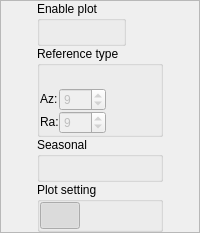
            <widget class="QFrame" name="frame_4">
             <property name="sizePolicy">
              <sizepolicy hsizetype="Fixed" vsizetype="Fixed">
               <horstretch>0</horstretch>
               <verstretch>0</verstretch>
              </sizepolicy>
             </property>
             <property name="frameShape">
              <enum>QFrame::StyledPanel</enum>
             </property>
             <property name="frameShadow">
              <enum>QFrame::Raised</enum>
             </property>
             <layout class="QGridLayout" name="gridLayout_15">
              <property name="leftMargin">
               <number>0</number>
              </property>
              <property name="topMargin">
               <number>0</number>
              </property>
              <property name="rightMargin">
               <number>0</number>
              </property>
              <property name="bottomMargin">
               <number>0</number>
              </property>
              <property name="spacing">
               <number>0</number>
              </property>
              <item row="4" column="0">
               <widget class="QGroupBox" name="groupBox_13">
                <property name="sizePolicy">
                 <sizepolicy hsizetype="Preferred" vsizetype="Fixed">
                  <horstretch>0</horstretch>
                  <verstretch>0</verstretch>
                 </sizepolicy>
                </property>
                <property name="title">
                 <string>Seasonal</string>
                </property>
                <layout class="QFormLayout" name="formLayout_3">
                 <property name="formAlignment">
                  <set>Qt::AlignLeading|Qt::AlignLeft|Qt::AlignTop</set>
                 </property>
                 <property name="horizontalSpacing">
                  <number>0</number>
                 </property>
                 <property name="verticalSpacing">
                  <number>0</number>
                 </property>
                 <property name="leftMargin">
                  <number>0</number>
                 </property>
                 <property name="topMargin">
                  <number>0</number>
                 </property>
                 <property name="rightMargin">
                  <number>0</number>
                 </property>
                 <property name="bottomMargin">
                  <number>0</number>
                 </property>
                 <item row="0" column="0">
                  <layout class="QGridLayout" name="gridLayout_12">
                   <property name="spacing">
                    <number>0</number>
                   </property>
                   <item row="0" column="1">
                    <widget class="QPushButton" name="tab_tempuw_push_button_remove_seasonal_after_tu">
                     <property name="sizePolicy">
                      <sizepolicy hsizetype="Fixed" vsizetype="Fixed">
                       <horstretch>0</horstretch>
                       <verstretch>0</verstretch>
                      </sizepolicy>
                     </property>
                     <property name="maximumSize">
                      <size>
                       <width>50</width>
                       <height>50</height>
                      </size>
                     </property>
                     <property name="toolTip">
                      <string>Remove seasonal after temporal unwrapping</string>
                     </property>
                     <property name="toolTipDuration">
                      <number>3000</number>
                     </property>
                     <property name="text">
                      <string/>
                     </property>
                     <property name="icon">
                      <iconset resource="../../../resources/qrc/icons_128.qrc">
                       <normaloff>:/icons/128/process_remove_seasonal_after_gray.png</normaloff>
                       <activeon>:/icons/128/process_remove_seasonal_after_blue.png</activeon>:/icons/128/process_remove_seasonal_after_gray.png</iconset>
                     </property>
                     <property name="iconSize">
                      <size>
                       <width>28</width>
                       <height>28</height>
                      </size>
                     </property>
                     <property name="checkable">
                      <bool>true</bool>
                     </property>
                     <property name="flat">
                      <bool>true</bool>
                     </property>
                    </widget>
                   </item>
                   <item row="0" column="0">
                    <widget class="QPushButton" name="tab_tempuw_push_button_remove_seasonal_before_tu">
                     <property name="sizePolicy">
                      <sizepolicy hsizetype="Fixed" vsizetype="Fixed">
                       <horstretch>0</horstretch>
                       <verstretch>0</verstretch>
                      </sizepolicy>
                     </property>
                     <property name="maximumSize">
                      <size>
                       <width>50</width>
                       <height>50</height>
                      </size>
                     </property>
                     <property name="toolTip">
                      <string>Remove seasonal before temporal unwrapping</string>
                     </property>
                     <property name="toolTipDuration">
                      <number>3000</number>
                     </property>
                     <property name="text">
                      <string/>
                     </property>
                     <property name="icon">
                      <iconset resource="../../../resources/qrc/icons_128.qrc">
                       <normaloff>:/icons/128/process_remove_seasonal_before_gray.png</normaloff>
                       <activeon>:/icons/128/process_remove_seasonal_before_blue.png</activeon>:/icons/128/process_remove_seasonal_before_gray.png</iconset>
                     </property>
                     <property name="iconSize">
                      <size>
                       <width>28</width>
                       <height>28</height>
                      </size>
                     </property>
                     <property name="checkable">
                      <bool>true</bool>
                     </property>
                     <property name="flat">
                      <bool>true</bool>
                     </property>
                    </widget>
                   </item>
                  </layout>
                 </item>
                </layout>
               </widget>
              </item>
              <item row="3" column="0">
               <widget class="QGroupBox" name="groupBox_14">
                <property name="sizePolicy">
                 <sizepolicy hsizetype="Preferred" vsizetype="Fixed">
                  <horstretch>0</horstretch>
                  <verstretch>0</verstretch>
                 </sizepolicy>
                </property>
                <property name="title">
                 <string>Reference type</string>
                </property>
                <layout class="QFormLayout" name="formLayout_4">
                 <property name="formAlignment">
                  <set>Qt::AlignLeading|Qt::AlignLeft|Qt::AlignTop</set>
                 </property>
                 <property name="horizontalSpacing">
                  <number>0</number>
                 </property>
                 <property name="verticalSpacing">
                  <number>0</number>
                 </property>
                 <property name="leftMargin">
                  <number>0</number>
                 </property>
                 <property name="topMargin">
                  <number>0</number>
                 </property>
                 <property name="rightMargin">
                  <number>0</number>
                 </property>
                 <property name="bottomMargin">
                  <number>0</number>
                 </property>
                 <item row="0" column="0">
                  <layout class="QVBoxLayout" name="verticalLayout_4">
                   <property name="spacing">
                    <number>0</number>
                   </property>
                   <item>
                    <layout class="QHBoxLayout" name="horizontalLayout_12">
                     <property name="spacing">
                      <number>0</number>
                     </property>
                     <item>
                      <widget class="QPushButton" name="tab_tempuw_push_button_reference_arc">
                       <property name="sizePolicy">
                        <sizepolicy hsizetype="Fixed" vsizetype="Fixed">
                         <horstretch>0</horstretch>
                         <verstretch>0</verstretch>
                        </sizepolicy>
                       </property>
                       <property name="maximumSize">
                        <size>
                         <width>40</width>
                         <height>40</height>
                        </size>
                       </property>
                       <property name="toolTip">
                        <string>Arc</string>
                       </property>
                       <property name="toolTipDuration">
                        <number>3000</number>
                       </property>
                       <property name="text">
                        <string/>
                       </property>
                       <property name="icon">
                        <iconset resource="../../../resources/qrc/icons_128.qrc">
                         <normaloff>:/icons/128/arc_gray.png</normaloff>
                         <activeon>:/icons/128/arc_blue.png</activeon>:/icons/128/arc_gray.png</iconset>
                       </property>
                       <property name="iconSize">
                        <size>
                         <width>28</width>
                         <height>28</height>
                        </size>
                       </property>
                       <property name="checkable">
                        <bool>true</bool>
                       </property>
                       <property name="checked">
                        <bool>false</bool>
                       </property>
                       <property name="flat">
                        <bool>true</bool>
                       </property>
                       <attribute name="buttonGroup">
                        <string notr="true">tab_tempuw_button_group_reference</string>
                       </attribute>
                      </widget>
                     </item>
                     <item>
                      <widget class="QPushButton" name="tab_tempuw_push_button_reference_window">
                       <property name="sizePolicy">
                        <sizepolicy hsizetype="Fixed" vsizetype="Fixed">
                         <horstretch>0</horstretch>
                         <verstretch>0</verstretch>
                        </sizepolicy>
                       </property>
                       <property name="maximumSize">
                        <size>
                         <width>40</width>
                         <height>40</height>
                        </size>
                       </property>
                       <property name="toolTip">
                        <string>Window</string>
                       </property>
                       <property name="toolTipDuration">
                        <number>3000</number>
                       </property>
                       <property name="text">
                        <string/>
                       </property>
                       <property name="icon">
                        <iconset resource="../../../resources/qrc/icons_128.qrc">
                         <normaloff>:/icons/128/window_kernel_gray.png</normaloff>
                         <activeon>:/icons/128/window_kernel_blue.png</activeon>:/icons/128/window_kernel_gray.png</iconset>
                       </property>
                       <property name="iconSize">
                        <size>
                         <width>28</width>
                         <height>28</height>
                        </size>
                       </property>
                       <property name="checkable">
                        <bool>true</bool>
                       </property>
                       <property name="checked">
                        <bool>false</bool>
                       </property>
                       <property name="flat">
                        <bool>true</bool>
                       </property>
                       <attribute name="buttonGroup">
                        <string notr="true">tab_tempuw_button_group_reference</string>
                       </attribute>
                      </widget>
                     </item>
                    </layout>
                   </item>
                   <item>
                    <layout class="QHBoxLayout" name="horizontalLayout_22">
                     <property name="spacing">
                      <number>0</number>
                     </property>
                     <item>
                      <layout class="QGridLayout" name="gridLayout_28">
                       <property name="spacing">
                        <number>0</number>
                       </property>
                       <item row="0" column="0">
                        <widget class="QLabel" name="label">
                         <property name="enabled">
                          <bool>true</bool>
                         </property>
                         <property name="sizePolicy">
                          <sizepolicy hsizetype="Fixed" vsizetype="Fixed">
                           <horstretch>0</horstretch>
                           <verstretch>0</verstretch>
                          </sizepolicy>
                         </property>
                         <property name="text">
                          <string>Az:</string>
                         </property>
                        </widget>
                       </item>
                       <item row="0" column="1">
                        <widget class="QSpinBox" name="tab_tempuw_spin_box_window_size_azimuth">
                         <property name="enabled">
                          <bool>false</bool>
                         </property>
                         <property name="sizePolicy">
                          <sizepolicy hsizetype="Fixed" vsizetype="Fixed">
                           <horstretch>0</horstretch>
                           <verstretch>0</verstretch>
                          </sizepolicy>
                         </property>
                         <property name="minimumSize">
                          <size>
                           <width>0</width>
                           <height>0</height>
                          </size>
                         </property>
                         <property name="baseSize">
                          <size>
                           <width>0</width>
                           <height>0</height>
                          </size>
                         </property>
                         <property name="wrapping">
                          <bool>false</bool>
                         </property>
                         <property name="frame">
                          <bool>true</bool>
                         </property>
                         <property name="minimum">
                          <number>1</number>
                         </property>
                         <property name="maximum">
                          <number>101</number>
                         </property>
                         <property name="singleStep">
                          <number>2</number>
                         </property>
                         <property name="value">
                          <number>9</number>
                         </property>
                        </widget>
                       </item>
                       <item row="1" column="0">
                        <widget class="QLabel" name="label_2">
                         <property name="enabled">
                          <bool>true</bool>
                         </property>
                         <property name="sizePolicy">
                          <sizepolicy hsizetype="Fixed" vsizetype="Fixed">
                           <horstretch>0</horstretch>
                           <verstretch>0</verstretch>
                          </sizepolicy>
                         </property>
                         <property name="text">
                          <string>Ra:</string>
                         </property>
                        </widget>
                       </item>
                       <item row="1" column="1">
                        <widget class="QSpinBox" name="tab_tempuw_spin_box_window_size_range">
                         <property name="enabled">
                          <bool>false</bool>
                         </property>
                         <property name="sizePolicy">
                          <sizepolicy hsizetype="Fixed" vsizetype="Fixed">
                           <horstretch>0</horstretch>
                           <verstretch>0</verstretch>
                          </sizepolicy>
                         </property>
                         <property name="minimum">
                          <number>1</number>
                         </property>
                         <property name="maximum">
                          <number>101</number>
                         </property>
                         <property name="singleStep">
                          <number>2</number>
                         </property>
                         <property name="value">
                          <number>9</number>
                         </property>
                        </widget>
                       </item>
                      </layout>
                     </item>
                     <item>
                      <widget class="QPushButton" name="tab_tempuw_push_button_window_sizes_sync">
                       <property name="sizePolicy">
                        <sizepolicy hsizetype="Fixed" vsizetype="Fixed">
                         <horstretch>0</horstretch>
                         <verstretch>0</verstretch>
                        </sizepolicy>
                       </property>
                       <property name="maximumSize">
                        <size>
                         <width>40</width>
                         <height>40</height>
                        </size>
                       </property>
                       <property name="toolTip">
                        <string>Synchronise window size</string>
                       </property>
                       <property name="toolTipDuration">
                        <number>3000</number>
                       </property>
                       <property name="text">
                        <string/>
                       </property>
                       <property name="icon">
                        <iconset resource="../../../resources/qrc/icons_128.qrc">
                         <normaloff>:/icons/128/synchronise_gray.png</normaloff>
                         <activeon>:/icons/128/synchronise_blue.png</activeon>:/icons/128/synchronise_gray.png</iconset>
                       </property>
                       <property name="iconSize">
                        <size>
                         <width>28</width>
                         <height>28</height>
                        </size>
                       </property>
                       <property name="checkable">
                        <bool>true</bool>
                       </property>
                       <property name="flat">
                        <bool>true</bool>
                       </property>
                      </widget>
                     </item>
                    </layout>
                   </item>
                  </layout>
                 </item>
                </layout>
               </widget>
              </item>
              <item row="0" column="0">
               <widget class="QGroupBox" name="groupBox_12">
                <property name="sizePolicy">
                 <sizepolicy hsizetype="Fixed" vsizetype="Fixed">
                  <horstretch>0</horstretch>
                  <verstretch>0</verstretch>
                 </sizepolicy>
                </property>
                <property name="title">
                 <string>Enable plot</string>
                </property>
                <layout class="QGridLayout" name="gridLayout_26">
                 <property name="leftMargin">
                  <number>0</number>
                 </property>
                 <property name="topMargin">
                  <number>0</number>
                 </property>
                 <property name="rightMargin">
                  <number>0</number>
                 </property>
                 <property name="bottomMargin">
                  <number>0</number>
                 </property>
                 <property name="spacing">
                  <number>0</number>
                 </property>
                 <item row="0" column="0">
                  <widget class="QPushButton" name="push_button_enable_temporal_unwrapping">
                   <property name="sizePolicy">
                    <sizepolicy hsizetype="Fixed" vsizetype="Fixed">
                     <horstretch>0</horstretch>
                     <verstretch>0</verstretch>
                    </sizepolicy>
                   </property>
                   <property name="maximumSize">
                    <size>
                     <width>40</width>
                     <height>40</height>
                    </size>
                   </property>
                   <property name="toolTip">
                    <string>Enable temporal unwrapping</string>
                   </property>
                   <property name="toolTipDuration">
                    <number>3000</number>
                   </property>
                   <property name="text">
                    <string/>
                   </property>
                   <property name="icon">
                    <iconset resource="../../../resources/qrc/icons_128.qrc">
                     <normaloff>:/icons/128/checkbox_gray.png</normaloff>
                     <activeon>:/icons/128/checkbox_enabled_amber.png</activeon>:/icons/128/checkbox_gray.png</iconset>
                   </property>
                   <property name="iconSize">
                    <size>
                     <width>28</width>
                     <height>28</height>
                    </size>
                   </property>
                   <property name="checkable">
                    <bool>true</bool>
                   </property>
                   <property name="flat">
                    <bool>true</bool>
                   </property>
                  </widget>
                 </item>
                </layout>
               </widget>
              </item>
              <item row="5" column="0">
               <widget class="QGroupBox" name="groupBox">
                <property name="sizePolicy">
                 <sizepolicy hsizetype="Preferred" vsizetype="Fixed">
                  <horstretch>0</horstretch>
                  <verstretch>0</verstretch>
                 </sizepolicy>
                </property>
                <property name="minimumSize">
                 <size>
                  <width>0</width>
                  <height>0</height>
                 </size>
                </property>
                <property name="title">
                 <string>Plot setting</string>
                </property>
                <layout class="QHBoxLayout" name="horizontalLayout_10">
                 <property name="spacing">
                  <number>0</number>
                 </property>
                 <property name="leftMargin">
                  <number>0</number>
                 </property>
                 <property name="topMargin">
                  <number>0</number>
                 </property>
                 <property name="rightMargin">
                  <number>0</number>
                 </property>
                 <property name="bottomMargin">
                  <number>0</number>
                 </property>
                 <item>
                  <layout class="QGridLayout" name="gridLayout_17">
                   <property name="horizontalSpacing">
                    <number>-1</number>
                   </property>
                   <property name="verticalSpacing">
                    <number>0</number>
                   </property>
                   <item row="0" column="1">
                    <widget class="QPushButton" name="tab_tempuw_push_botton_scatter_size_decrease">
                     <property name="enabled">
                      <bool>true</bool>
                     </property>
                     <property name="sizePolicy">
                      <sizepolicy hsizetype="Fixed" vsizetype="Fixed">
                       <horstretch>0</horstretch>
                       <verstretch>0</verstretch>
                      </sizepolicy>
                     </property>
                     <property name="minimumSize">
                      <size>
                       <width>20</width>
                       <height>20</height>
                      </size>
                     </property>
                     <property name="maximumSize">
                      <size>
                       <width>40</width>
                       <height>40</height>
                      </size>
                     </property>
                     <property name="font">
                      <font>
                       <pointsize>10</pointsize>
                       <underline>false</underline>
                       <strikeout>false</strikeout>
                       <kerning>true</kerning>
                      </font>
                     </property>
                     <property name="toolTip">
                      <string>Decrease size</string>
                     </property>
                     <property name="toolTipDuration">
                      <number>3000</number>
                     </property>
                     <property name="autoFillBackground">
                      <bool>false</bool>
                     </property>
                     <property name="text">
                      <string/>
                     </property>
                     <property name="icon">
                      <iconset resource="../../../resources/qrc/icons_128.qrc">
                       <normaloff>:/icons/128/marker_size_decrease.png</normaloff>:/icons/128/marker_size_decrease.png</iconset>
                     </property>
                     <property name="iconSize">
                      <size>
                       <width>28</width>
                       <height>28</height>
                      </size>
                     </property>
                     <property name="flat">
                      <bool>true</bool>
                     </property>
                    </widget>
                   </item>
                   <item row="0" column="2">
                    <widget class="QPushButton" name="tab_tempuw_push_botton_scatter_size_increase">
                     <property name="enabled">
                      <bool>true</bool>
                     </property>
                     <property name="sizePolicy">
                      <sizepolicy hsizetype="Fixed" vsizetype="Fixed">
                       <horstretch>0</horstretch>
                       <verstretch>0</verstretch>
                      </sizepolicy>
                     </property>
                     <property name="minimumSize">
                      <size>
                       <width>20</width>
                       <height>20</height>
                      </size>
                     </property>
                     <property name="maximumSize">
                      <size>
                       <width>40</width>
                       <height>40</height>
                      </size>
                     </property>
                     <property name="font">
                      <font>
                       <pointsize>12</pointsize>
                       <underline>false</underline>
                       <strikeout>false</strikeout>
                       <kerning>true</kerning>
                      </font>
                     </property>
                     <property name="toolTip">
                      <string>Increase size</string>
                     </property>
                     <property name="toolTipDuration">
                      <number>3000</number>
                     </property>
                     <property name="autoFillBackground">
                      <bool>false</bool>
                     </property>
                     <property name="text">
                      <string/>
                     </property>
                     <property name="icon">
                      <iconset resource="../../../resources/qrc/icons_128.qrc">
                       <normaloff>:/icons/128/marker_size_increase.png</normaloff>:/icons/128/marker_size_increase.png</iconset>
                     </property>
                     <property name="iconSize">
                      <size>
                       <width>28</width>
                       <height>28</height>
                      </size>
                     </property>
                     <property name="flat">
                      <bool>true</bool>
                     </property>
                    </widget>
                   </item>
                   <item row="0" column="0">
                    <widget class="QPushButton" name="tab_tempuw_push_button_scatter_label">
                     <property name="sizePolicy">
                      <sizepolicy hsizetype="Maximum" vsizetype="Fixed">
                       <horstretch>0</horstretch>
                       <verstretch>0</verstretch>
                      </sizepolicy>
                     </property>
                     <property name="maximumSize">
                      <size>
                       <width>40</width>
                       <height>40</height>
                      </size>
                     </property>
                     <property name="toolTip">
                      <string>Label</string>
                     </property>
                     <property name="toolTipDuration">
                      <number>3000</number>
                     </property>
                     <property name="text">
                      <string/>
                     </property>
                     <property name="icon">
                      <iconset resource="../../../resources/qrc/icons_128.qrc">
                       <normaloff>:/icons/128/plot_label_gray.png</normaloff>
                       <activeon>:/icons/128/plot_label_blue.png</activeon>:/icons/128/plot_label_gray.png</iconset>
                     </property>
                     <property name="iconSize">
                      <size>
                       <width>28</width>
                       <height>28</height>
                      </size>
                     </property>
                     <property name="checkable">
                      <bool>true</bool>
                     </property>
                     <property name="checked">
                      <bool>true</bool>
                     </property>
                     <property name="flat">
                      <bool>true</bool>
                     </property>
                    </widget>
                   </item>
                  </layout>
                 </item>
                </layout>
               </widget>
              </item>
             </layout>
            </widget>
